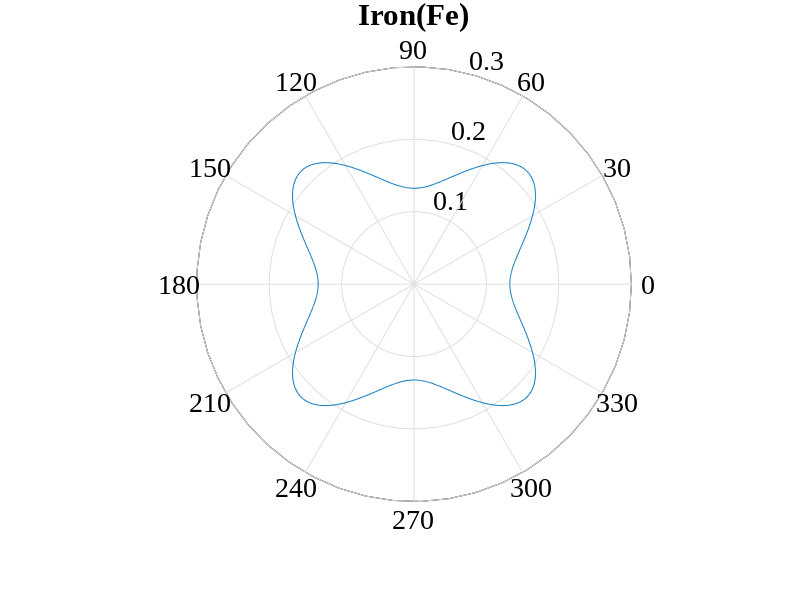
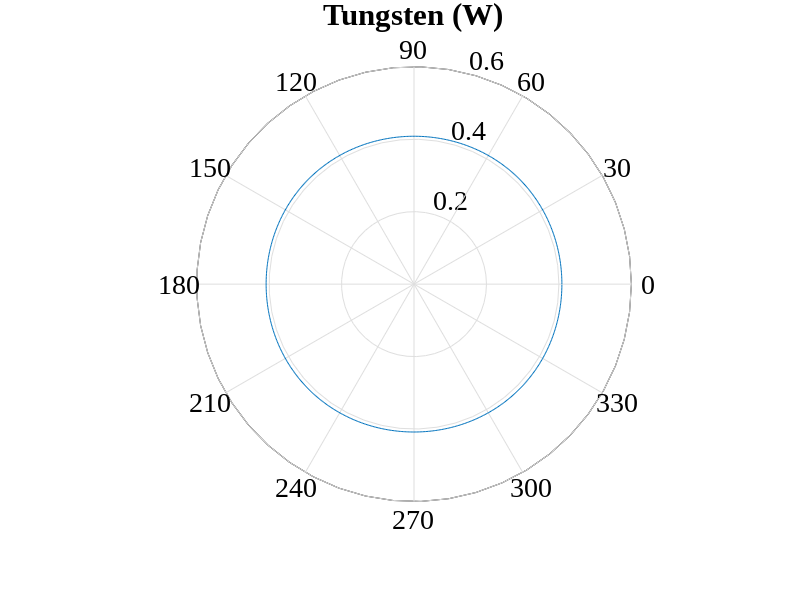
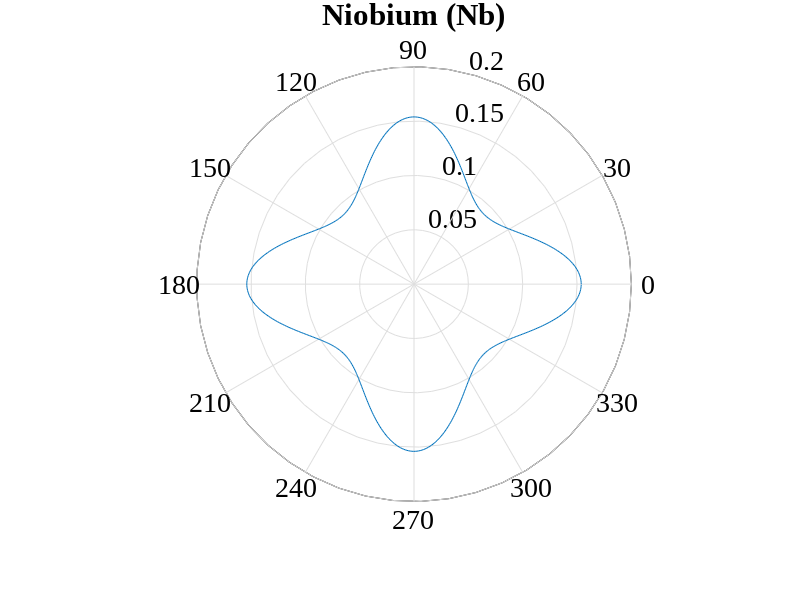

MATLAB code for these plots, in order:
clear
clc
close all

theta = 0:0.01:2*pi;

%Iron(Fe)
S11=7.56;
S12=-2.78;
S44=8.59;
Etheta = (0.5*(S11+S12)+0.5*(S11-S12)*(cos(2*theta)).^2+0.25*S44*(sin(2*theta)).^2).^-1;
figure(1)
polar(theta,Etheta)
xlabel({'E_{\theta}(TPa)'},'FontSize',20);
ylabel({'\theta'},'FontSize',20);
set(gca, 'FontName','Times New Roman','FontSize', 20)
title('Iron(Fe)')

%Tungsten (W)
S11=2.45;
S12=-0.69;
S44=6.22;
Etheta = (0.5*(S11+S12)+0.5*(S11-S12)*(cos(2*theta)).^2+0.25*S44*(sin(2*theta)).^2).^-1;
figure(2)
polar(theta,Etheta)
xlabel({'E_{\theta}(TPa)'},'FontSize',20);
ylabel({'\theta'},'FontSize',20);
set(gca, 'FontName','Times New Roman','FontSize', 20)
title('Tungsten (W)')

%Niobium (Nb)
S11=6.50;
S12=-2.23;
S44=35.44;
Etheta = (0.5*(S11+S12)+0.5*(S11-S12)*(cos(2*theta)).^2+0.25*S44*(sin(2*theta)).^2).^-1;
figure(3)
polar(theta,Etheta)
xlabel({'E_{\theta}(TPa)'},'FontSize',20);
ylabel({'\theta'},'FontSize',20);
set(gca, 'FontName','Times New Roman','FontSize', 20)
title('Niobium (Nb)')
